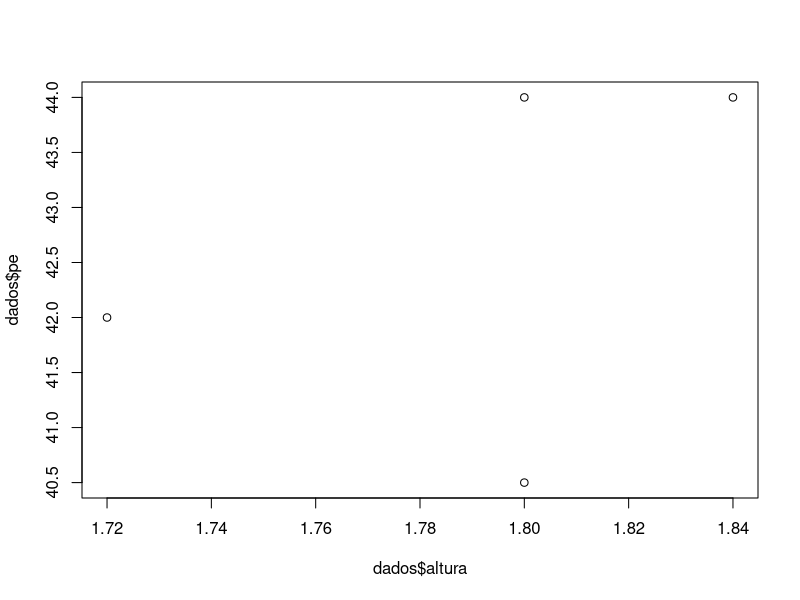
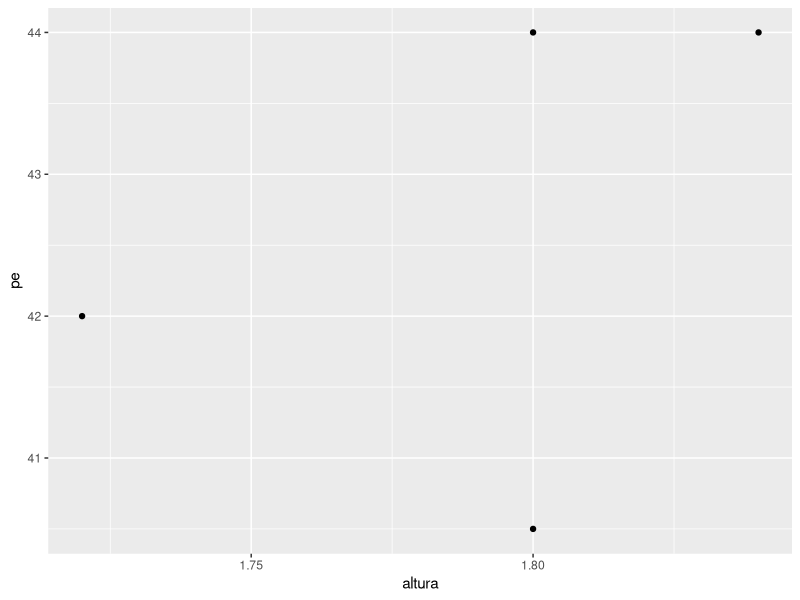
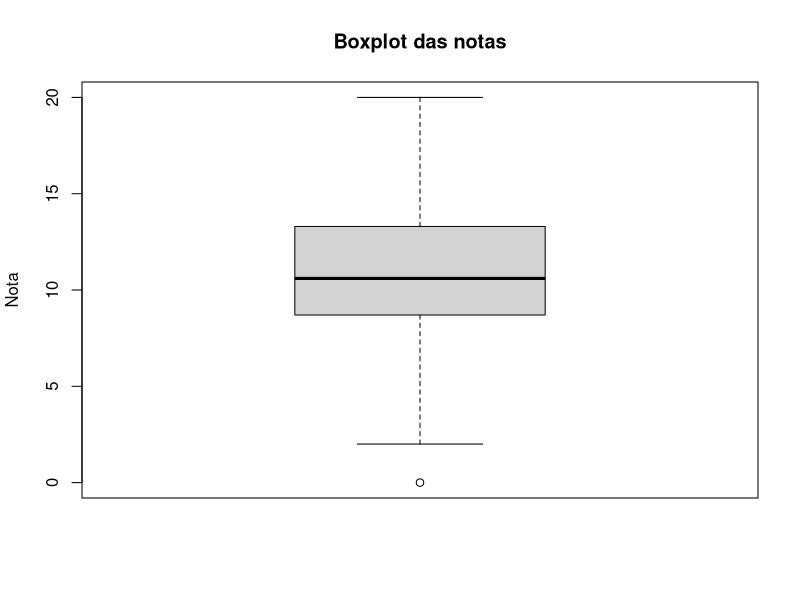
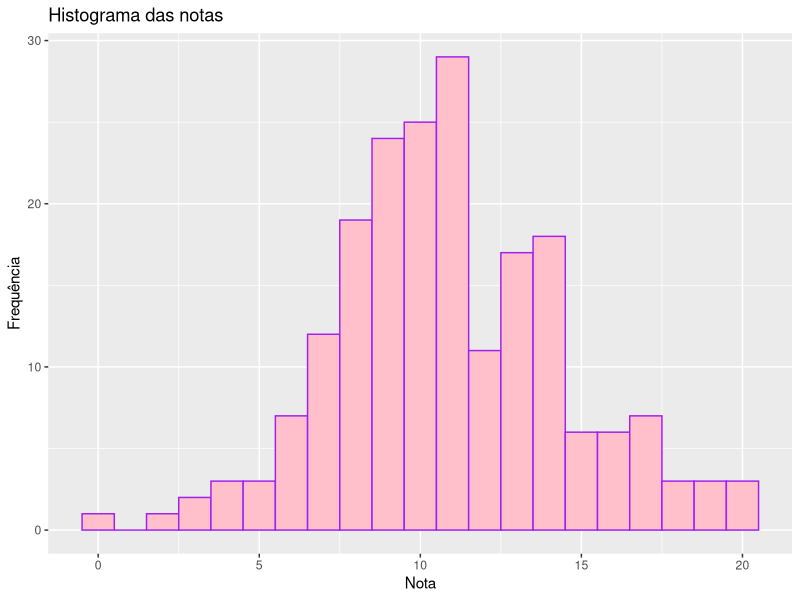
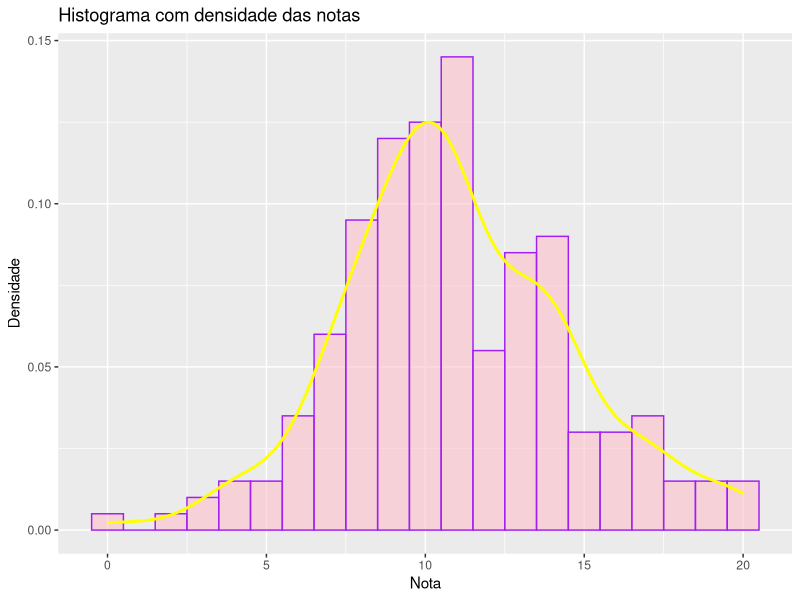
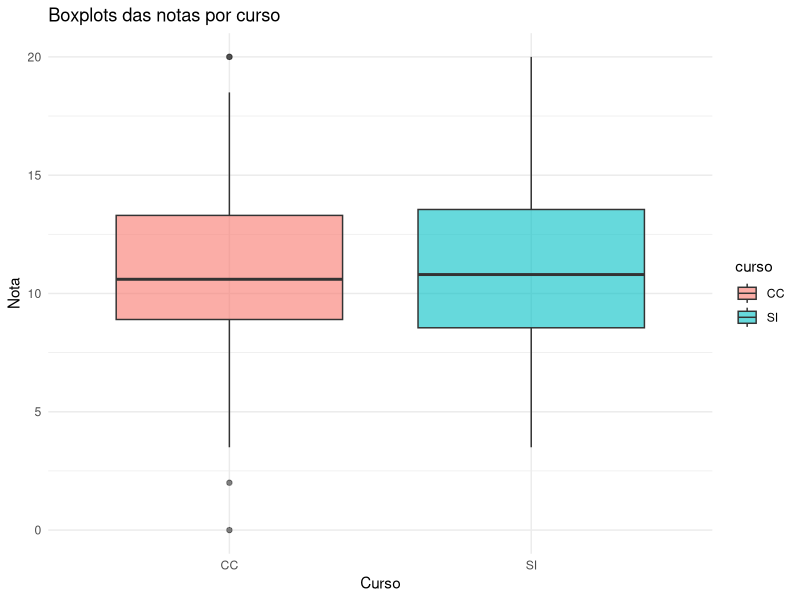
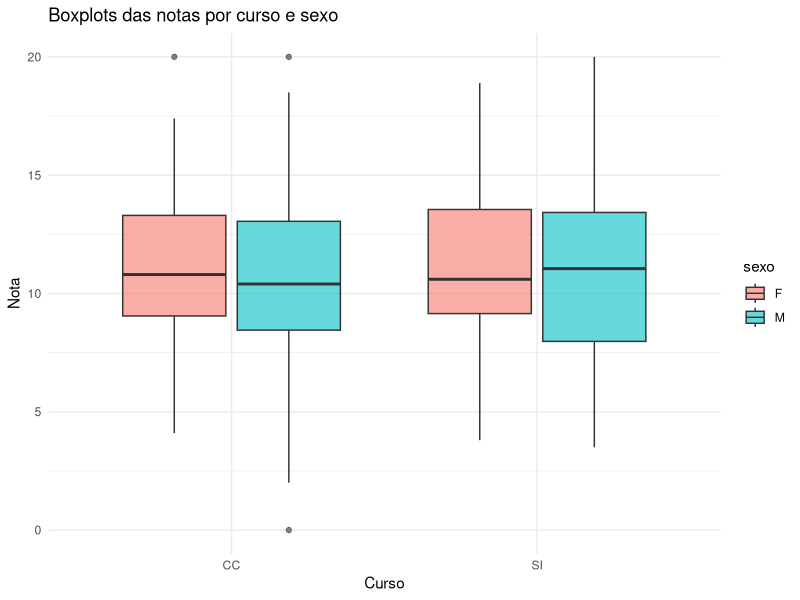
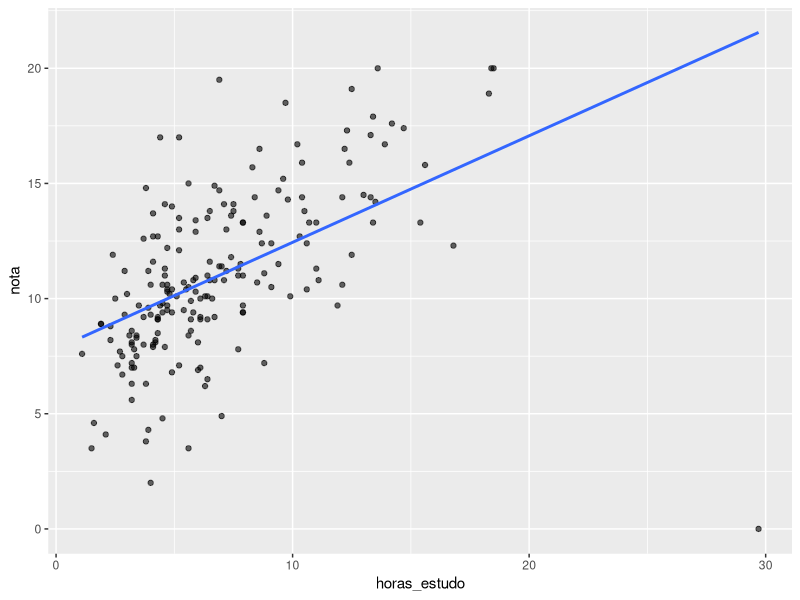

Source code (R) for these figures, in order: (Note: this script raises an error after producing the figures.)
a = 4
b = 5 
a+b
c(1,2,3,a,b)
matrix(1:9,nrow = 3, ncol = 3)
 
dados <- data.frame(nome = c("Ana", "Bruno","Marco","Tomas"), Signo=c("Aquario","peixes","gemeos","carneiro"),cidade=c("Vieira","Braga","Famalicão","Trofa"), altura=c(1.84,1.72,1.80,1.80))
dados
str(dados)
summary(dados)
dados[2:4,]
dados$pe<-c(44,42,40.5,44)
dados
plot(dados$altura,dados$pe)



library(ggplot2)
ggplot(dados,aes(x=altura,y=pe)) + geom_point()

library(dplyr)

                          # AULA 2-10-2025

library(tidyverse)

set.seed(1234)
n <- 200
alunos <- tibble(
  id            = 1:n,
  curso         = sample(c("CC", "SI"), n, replace = TRUE, prob = c(.65, .35)),
  ano           = sample(1:3, n, replace = TRUE, prob = c(.4, .35, .25)),
  sexo          = sample(c("F", "M"), n, replace = TRUE),
  horas_estudo  = round(rlnorm(n, meanlog = log(6), sdlog = 0.5), 1),
  faltas        = pmax(0, round(rpois(n, lambda = 3) - rbinom(n, 1, .1)*3)),
  nota          = pmin(20,
                       pmax(0,
                            round( 8 +
                                     0.6 * pmin(horas_estudo, 20) -
                                     0.4 * pmin(faltas, 10) +
                                     rnorm(n, 0, 2.5), 1)))
) %>%
  mutate(
    # introduzir alguns outliers na nota
    nota = replace(nota, sample(1:n, 3), c(2, 19.5, 0)),
    # introduzir NAs em horas_estudo
    horas_estudo = replace(horas_estudo, sample(1:n, 6), NA_real_)
  )

head(alunos) #visualizar primeiras 6 linhas


    # Exericio 1 
    # a) Indique o tamanho Amostral = 6 , tamanho amostral é = ao numero de dados que temos
    # b) id é categorica nominal
    #    curso é categorica nominal
    #    ano  é categorica ordinal
    #    sexo é categorica nominal
    #    horas é quantitativa continua 
    #    faltas é quantitativa discreta
    #   nota é quantitativa continua

    # Exercicio 2 
    mean(alunos$nota)
    median(alunos$nota)
    sd(alunos$nota)
    IQR(alunos$nota)
    
    # Exercicio 3 
    
    iqr <- IQR(alunos$nota)
    quantile(alunos$nota)
    Q1 <- 8.75
    Q3 <- 13.30
    Tukey1 <- Q1 - 1.5 * iqr
    Tukey3 <- Q3 + 1.5 * iqr
    
    outlier <- alunos[alunos$nota < Tukey1 |alunos$nota > Tukey3,]
    outlier
    boxplot(alunos$nota, main = "Boxplot das notas", ylab = "Nota")
    
    # Exercicio 4
    
    library(ggplot2)
    
    ggplot(alunos, aes(x = nota)) +
      geom_histogram(binwidth = 1, fill = "pink", color = "purple") +
      labs(title = "Histograma das notas", x = "Nota", y = "Frequência")
      
        
    ggplot(alunos, aes(x = nota)) +
      geom_histogram(aes(y = ..density..),  # histograma normalizado para densidade
                     binwidth = 1, fill = "pink", color = "purple", alpha = 0.6) +
      geom_density(color = "yellow", size = 1) +
      labs(title = "Histograma com densidade das notas", 
           x = "Nota", y = "Densidade")
    
    # Exercicio 5
      
    ggplot(alunos, aes(x = curso, y = nota, fill = curso)) +
      geom_boxplot(alpha = 0.6) +
      labs(title = "Boxplots das notas por curso",
           x = "Curso", y = "Nota") +
      theme_minimal()
    
    ggplot(alunos, aes(x = curso, y = nota, fill = sexo)) +
      geom_boxplot(alpha = 0.6) +
      labs(title = "Boxplots das notas por curso e sexo",
           x = "Curso", y = "Nota") +
      theme_minimal()
      
    # b) 
    library(dplyr)
    
    alunos %>%
      group_by(curso, sexo) %>%
      summarise(
        n = n(),
        media = mean(nota),
        mediana = median(nota),
        IQR = IQR(nota)
      )
    
    # Exercicio 6 
    dados2 <- alunos %>% drop_na(horas_estudo, nota)
    ggplot(dados2, aes(horas_estudo,nota)) +
      geom_point(alpha=.6) + geom_smooth(method = "lm", se = FALSE)
    
    cor_pearson <- cor(dados2$horas_estudo, dados2$nota, method="pearson")
    cor_spearman <- cor(dados2$horas_estudo, dados2$nota, method="spearman")
    c(pearson = cor_pearson, spearman = cor_spearman)
        
   
                          #  AULA 9-10-2025

# FICHA 3 
# 2
head(dados_eurostat)
View(dados_eurostat)
dim(dados_eurostat)
eurostat_pt <- filter(dados_eurostat,country == "Portugal")
View(eurostat_pt)
ggplot(eurostat_pt, aes(x = time, y = Total)) +
  geom_line(color = "purple", linewidth = 0.5)

#3

dados_recentes <- filter(dados_eurostat, year == "2019")
dados_recentes |>
  group_by(country) |> 
  summarise(
    total_mulheres = (mean(Females)),
    total_homens = (mean(Males))
    ) |>
  arrange(desc(total_mulheres - total_homens))|>
  head(5)
  
#4 

dados_recentes <- filter(dados_eurostat, year >= 2014 )
dados_recentes |>
  group_by(country) |> 
  summarise(
    taxa_desemprego15_24 = mean(Under25),
    taxa_desemprego25_54 = mean(Over25)
  ) |>
  arrange(desc(taxa_desemprego15_24 / taxa_desemprego25_54))|>
  head(5)

#5

dados_recentes <- dados_eurostat |>
  group_by(country) |> 
  summarise(taxa = mean(Total)
  ) |>
  arrange(desc(taxa))|>
  head(5)
str(dados_recentes)
  
ggplot(dados_recentes,aes(x = country, y = taxa)) +
  geom_bar( stat = "identity", color = "cyan",fill = "pink")


                       # AULA TEORICA 10/10
library(ggplot2)

data(women)
women
 ggplot(women,aes(x = height, y = weight)) +
   geom_point()
modelo <- lm(weight ~ height,data=women)
summary(modelo)

plot(modelo)
